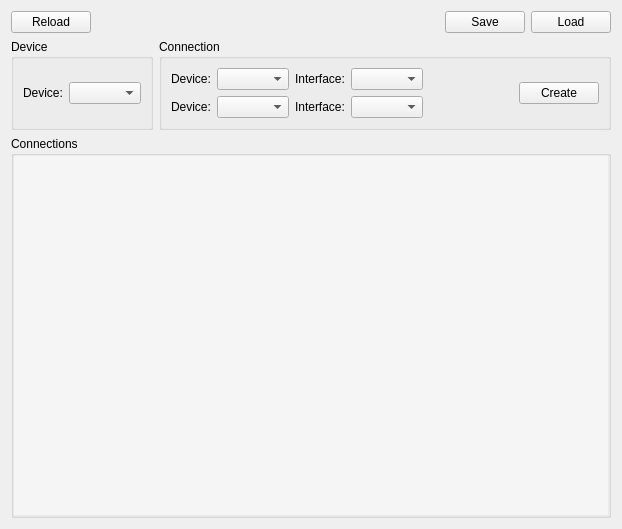
<?xml version="1.0" encoding="UTF-8"?>
<ui version="4.0">
 <class>VMTDConnectionManagerForm</class>
 <widget class="QWidget" name="VMTDConnectionManagerForm">
  <property name="geometry">
   <rect>
    <x>0</x>
    <y>0</y>
    <width>622</width>
    <height>529</height>
   </rect>
  </property>
  <property name="windowTitle">
   <string>Form</string>
  </property>
  <layout class="QVBoxLayout" name="verticalLayout_2">
   <item>
    <layout class="QHBoxLayout" name="hl_1">
     <property name="topMargin">
      <number>0</number>
     </property>
     <item>
      <widget class="QPushButton" name="pbReload">
       <property name="text">
        <string>Reload</string>
       </property>
      </widget>
     </item>
     <item>
      <spacer name="_10">
       <property name="orientation">
        <enum>Qt::Horizontal</enum>
       </property>
       <property name="sizeHint" stdset="0">
        <size>
         <width>40</width>
         <height>20</height>
        </size>
       </property>
      </spacer>
     </item>
     <item>
      <widget class="QPushButton" name="pbSave">
       <property name="text">
        <string>Save</string>
       </property>
      </widget>
     </item>
     <item>
      <widget class="QPushButton" name="pbLoad">
       <property name="text">
        <string>Load</string>
       </property>
      </widget>
     </item>
    </layout>
   </item>
   <item>
    <layout class="QHBoxLayout" name="hl_2">
     <item>
      <widget class="QGroupBox" name="gbDevice">
       <property name="title">
        <string>Device</string>
       </property>
       <layout class="QGridLayout" name="gridLayout_2">
        <item row="0" column="0">
         <widget class="QLabel" name="_6">
          <property name="text">
           <string>Device:</string>
          </property>
         </widget>
        </item>
        <item row="0" column="1">
         <widget class="QComboBox" name="cbDevice"/>
        </item>
       </layout>
      </widget>
     </item>
     <item>
      <widget class="QGroupBox" name="gbConnection">
       <property name="title">
        <string>Connection</string>
       </property>
       <layout class="QGridLayout" name="gridLayout">
        <item row="0" column="4" rowspan="2">
         <spacer name="_1">
          <property name="orientation">
           <enum>Qt::Horizontal</enum>
          </property>
          <property name="sizeHint" stdset="0">
           <size>
            <width>40</width>
            <height>20</height>
           </size>
          </property>
         </spacer>
        </item>
        <item row="1" column="1">
         <widget class="QComboBox" name="cbDevice_2"/>
        </item>
        <item row="1" column="2">
         <widget class="QLabel" name="_5">
          <property name="text">
           <string>Interface:</string>
          </property>
         </widget>
        </item>
        <item row="1" column="0">
         <widget class="QLabel" name="_4">
          <property name="text">
           <string>Device:</string>
          </property>
         </widget>
        </item>
        <item row="0" column="0">
         <widget class="QLabel" name="_2">
          <property name="text">
           <string>Device:</string>
          </property>
         </widget>
        </item>
        <item row="1" column="3">
         <widget class="QComboBox" name="cbInterface_2"/>
        </item>
        <item row="0" column="1">
         <widget class="QComboBox" name="cbDevice_1"/>
        </item>
        <item row="0" column="3">
         <widget class="QComboBox" name="cbInterface_1"/>
        </item>
        <item row="0" column="2">
         <widget class="QLabel" name="_3">
          <property name="text">
           <string>Interface:</string>
          </property>
         </widget>
        </item>
        <item row="0" column="5" rowspan="2">
         <widget class="QPushButton" name="pbCreate">
          <property name="text">
           <string>Create</string>
          </property>
         </widget>
        </item>
       </layout>
      </widget>
     </item>
    </layout>
   </item>
   <item>
    <widget class="QGroupBox" name="gbConnections">
     <property name="styleSheet">
      <string notr="true"/>
     </property>
     <property name="title">
      <string>Connections</string>
     </property>
     <layout class="QVBoxLayout" name="verticalLayout">
      <property name="leftMargin">
       <number>0</number>
      </property>
      <property name="topMargin">
       <number>0</number>
      </property>
      <property name="rightMargin">
       <number>0</number>
      </property>
      <property name="bottomMargin">
       <number>0</number>
      </property>
      <item>
       <widget class="QScrollArea" name="scrollArea">
        <property name="styleSheet">
         <string notr="true"/>
        </property>
        <property name="frameShape">
         <enum>QFrame::NoFrame</enum>
        </property>
        <property name="frameShadow">
         <enum>QFrame::Raised</enum>
        </property>
        <property name="widgetResizable">
         <bool>true</bool>
        </property>
        <widget class="QWidget" name="w_1">
         <property name="geometry">
          <rect>
           <x>0</x>
           <y>0</y>
           <width>598</width>
           <height>349</height>
          </rect>
         </property>
         <property name="styleSheet">
          <string notr="true">background-color: #f5f5f5;</string>
         </property>
         <layout class="QVBoxLayout" name="verticalLayout_3">
          <property name="spacing">
           <number>0</number>
          </property>
          <property name="leftMargin">
           <number>9</number>
          </property>
          <property name="topMargin">
           <number>9</number>
          </property>
          <property name="rightMargin">
           <number>9</number>
          </property>
          <property name="bottomMargin">
           <number>9</number>
          </property>
          <item>
           <widget class="QFrame" name="wConnections">
            <layout class="QVBoxLayout" name="verticalLayout_4">
             <property name="leftMargin">
              <number>0</number>
             </property>
             <property name="topMargin">
              <number>0</number>
             </property>
             <property name="rightMargin">
              <number>0</number>
             </property>
             <property name="bottomMargin">
              <number>0</number>
             </property>
            </layout>
           </widget>
          </item>
          <item>
           <spacer name="_7">
            <property name="orientation">
             <enum>Qt::Vertical</enum>
            </property>
            <property name="sizeHint" stdset="0">
             <size>
              <width>20</width>
              <height>40</height>
             </size>
            </property>
           </spacer>
          </item>
         </layout>
        </widget>
       </widget>
      </item>
     </layout>
    </widget>
   </item>
  </layout>
 </widget>
 <resources/>
 <connections/>
</ui>
